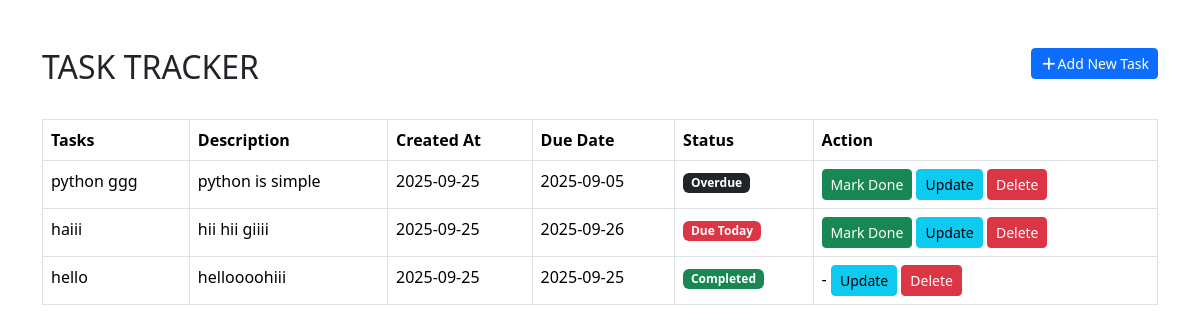
/, run on an earlier commit of the app's database.
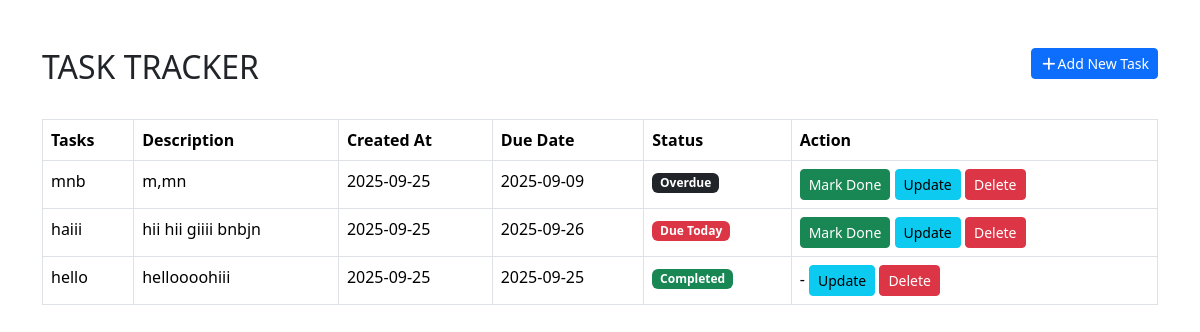
And on a later commit of the database.
### todo_app/models.py (models this page shows, shortened)
class Todo(models.Model):
    title = models.CharField(max_length=200)
    description = models.TextField()
    created_at = models.DateTimeField(auto_now_add=True)
    complete_task = models.BooleanField(default=False)
    due_date = models.DateField(null=True,blank=True)

### todo_app/views.py (the view)
# urls.py: path('', views.task_list, name='home'),
def task_list(request):
    tasks = Todo.objects.all().order_by("-created_at")
    today = date.today()
    return render(request,'home.html',{'tasks':tasks, 'today':today })

### todo_app/templates/home.html (shortened to what this page needs)
<!DOCTYPE html>
<html lang="en">
<head>
    <link href="https://cdn.jsdelivr.net/npm/bootstrap@5.3.2/dist/css/bootstrap.min.css" rel="stylesheet">
    <link rel="stylesheet" href="https://cdnjs.cloudflare.com/ajax/libs/font-awesome/7.0.1/css/all.min.css" />
</head>
<body>
    <div class="container mt-5">
        <div class="d-flex justify-content-between align-items-center mb-4">
            <h2>TASK TRACKER</h2>
            <a href="{% url 'add_task' %}" class="btn btn-primary btn-sm mb-3"><i class="fa-solid fa-plus"></i>Add New Task</a>
        </div>
        <table class="table table-hover table-bordered mb-0">
            <thead>
                <tr>
                    <th>Tasks</th>
                    <th>Description</th>
                    <th>Created At</th>
                    <th>Due Date</th>
                    <th>Status</th>
                    <th>Action</th>
                </tr>
            </thead>
            <tbody>
                {% for task in tasks %}
                <tr>
                    <td>{{ task.title }}</td>
                    <td>{{ task.description }}</td>
                    <td>{{ task.created_at|date:"Y-m-d" }}</td>
                    <td>{{ task.due_date|date:"Y-m-d" }}</td>
                    <td>
                        {% if task.complete_task %}
                            <span class="badge bg-success">Completed</span>
                        {% else %}
                            {% if task.due_date == today %}
                                <span class="badge bg-danger">Due Today</span>
                            {% elif task.due_date and task.due_date < today %}
                                <span class="badge bg-dark">Overdue</span>
                            {% else %}
                                <span class="badge bg-warning">Pending</span>
                            {% endif %}
                        {% endif %}
                    </td>
                    <td>
                        {% if not task.complete_task %}
                        <a href="{% url 'complete_task' task.id %}" class="btn btn-success btn-sm">Mark Done</a>
                        {% else %}
                        <span>-</span>
                        {% endif %}
                        <a href="{% url 'update_task' task.id %}" class="btn btn-info btn-sm">Update</a>
                        <a href="{% url 'delete_task' task.id %}" class="btn btn-danger btn-sm">Delete</a>
                    </td>
                </tr>
                {% endfor %}
            </tbody>
        </table>
    </div>
</body>
</html>

What changed in the data, as far as the page shows it:
removed Todo: title "python ggg", description "python is simple", created_at "2025-09-25", due_date "2025-09-05", complete_task "Overdue"
added Todo: title "mnb", description "m,mn", created_at "2025-09-25", due_date "2025-09-09", complete_task "Overdue"
changed Todo "haiii": description "hii hii giiii" → "hii hii giiii bnbjn"
